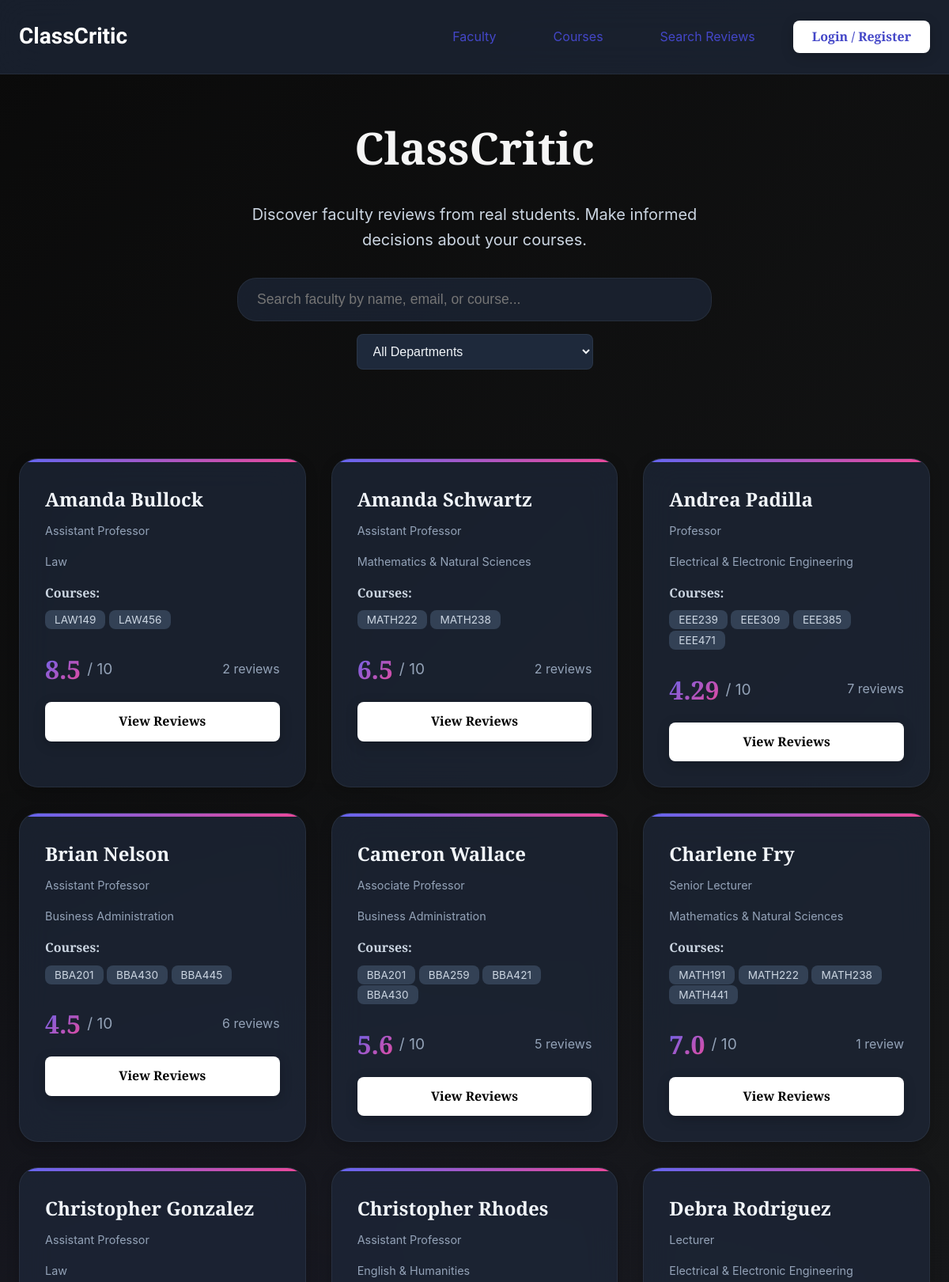
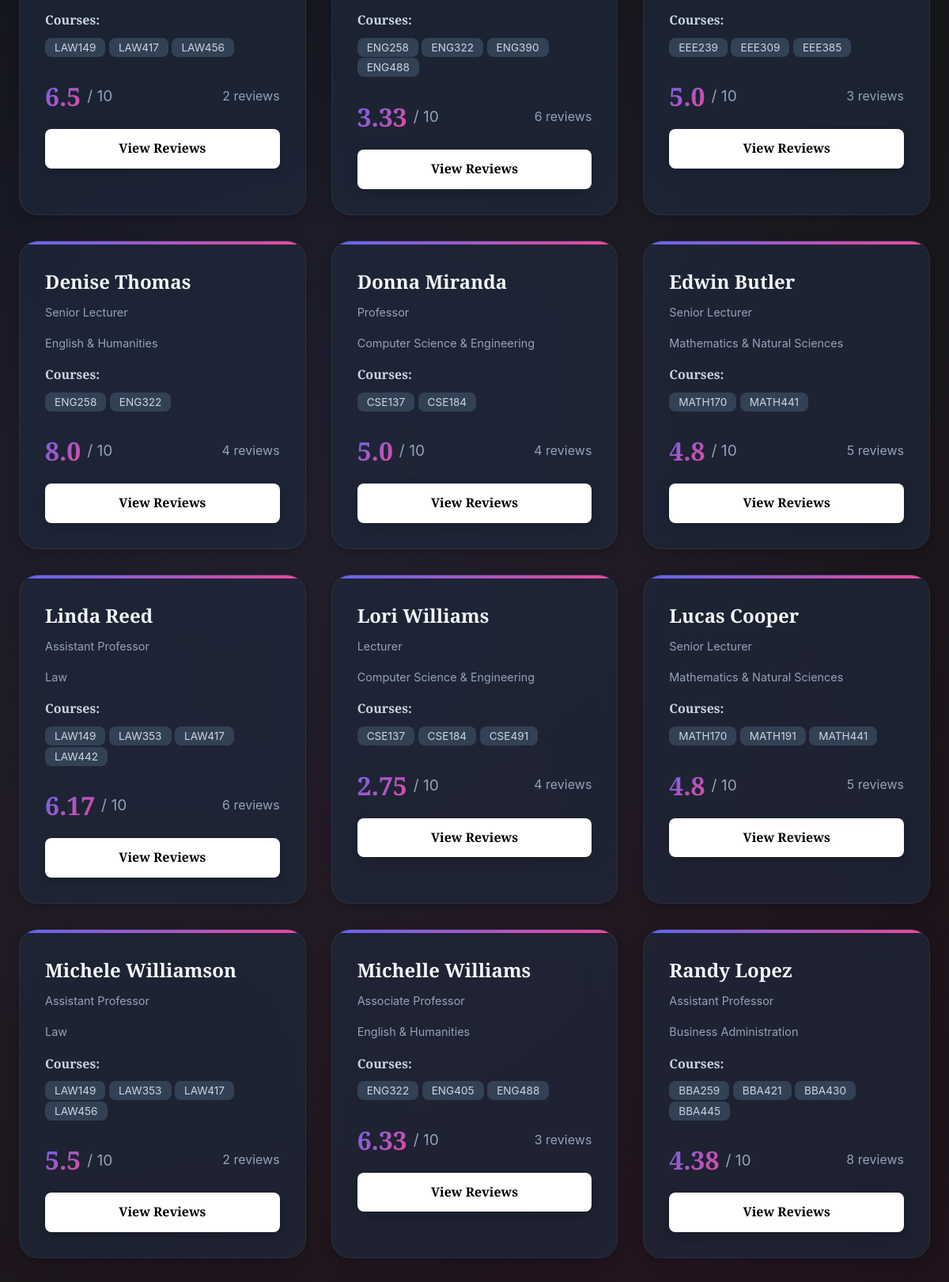
The page / (upper part) on the database its author committed (2 pictures, top to bottom).
### reviews/models.py (models this page shows, shortened)
class Faculty(models.Model):
    name = models.CharField(max_length=200)
    email = models.EmailField(unique=True)
    designation = models.CharField(max_length=100, blank=True, null=True)
    department = models.ForeignKey(
        Department,
        on_delete=models.CASCADE,
        related_name='faculty_members'
    )
    courses = models.ManyToManyField(Course, related_name='faculty_members', blank=True)
    class Meta:
        ordering = ['name']
        verbose_name_plural = 'Faculty'
    def average_rating(self):
        reviews = self.reviews.all()
        if reviews.exists():
            return round(sum(r.points for r in reviews) / reviews.count(), 2)
        return 0
    def total_reviews(self):
        return self.reviews.count()

class Department(models.Model):
    name = models.CharField(max_length=200, unique=True)
    class Meta:
        ordering = ['name']

class Course(models.Model):
    name = models.CharField(max_length=200)
    code = models.CharField(max_length=20, unique=True)
    department = models.ForeignKey(
        Department,
        on_delete=models.CASCADE,
        related_name='courses'
    )
    class Meta:
        ordering = ['code']

### reviews/views.py (the view, shortened to what this page needs)
# urls.py: 2. Add a URL to urlpatterns:  path('', views.home, name='home')
def home(request):
    search_query = request.GET.get('search', '')
    department_filter = request.GET.get('department', '')
    faculties = Faculty.objects.all()
    if department_filter:
        faculties = faculties.filter(department_id=department_filter)
    departments = Department.objects.all()
    faculty_list = []
    for faculty in faculties:
        faculty_list.append({
            'faculty': faculty,
            'avg_rating': faculty.average_rating(),
            'total_reviews': faculty.total_reviews()
        })
    context = {
        'faculty_list': faculty_list,
        'departments': departments,
        'search_query': search_query,
        'department_filter': department_filter,
    }
    return render(request, 'reviews/home.html', context)

### reviews/templates/reviews/home.html (shortened to what this page needs)
{% extends 'reviews/base.html' %}
{% block content %}
<div class="container">
    <div class="hero fade-in">
        <h1>ClassCritic</h1>
        <p>Discover faculty reviews from real students. Make informed decisions about your courses.</p>
        <div class="search-bar">
            <form method="GET" action="{% url 'home' %}" id="searchForm">
                <div style="display: flex; gap: 1rem; align-items: center; flex-wrap: wrap; justify-content: center;">
                    <input
                        type="text"
                        name="search"
                        class="search-input"
                        placeholder="Search faculty by name, email, or course..."
                        value="{{ search_query }}"
                        style="flex: 1; min-width: 300px;"
                    >
                    <select
                        name="department"
                        class="form-select"
                        onchange="this.form.submit()"
                        style="width: auto; min-width: 200px;"
                    >
                        <option value="">All Departments</option>
                    </select>
                </div>
            </form>
        </div>
    </div>
    <div class="faculty-grid">
        {% for item in faculty_list %}
        <div class="card faculty-card fade-in">
            <h3 class="faculty-name">{{ item.faculty.name }}</h3>
            <p class="faculty-designation">{{ item.faculty.designation|default:"Faculty Member" }}</p>
            <p style="color: var(--text-muted); font-size: 0.9rem;">
                {{ item.faculty.department.name }}
            </p>
            <div style="margin-top: 1rem;">
                <strong style="color: var(--text-secondary);">Courses:</strong>
                <div style="margin-top: 0.5rem;">
                    {% for course in item.faculty.courses.all %}
                    <span class="tag">{{ course.code }}</span>
                    {% empty %}
                    <span style="color: var(--text-muted); font-size: 0.85rem;">No courses assigned</span>
                    {% endfor %}
                </div>
            </div>
            <div class="rating">
                <span class="rating-value">{{ item.avg_rating }}</span>
                <span class="rating-max">/ 10</span>
                <span style="color: var(--text-muted); margin-left: auto;">
                    {{ item.total_reviews }} review{{ item.total_reviews|pluralize }}
                </span>
            </div>
            <a href="{% url 'faculty_detail' item.faculty.id %}" class="btn btn-primary" style="margin-top: 1rem; width: 100%; text-align: center;">
                View Reviews
            </a>
        </div>
        {% empty %}
        <div style="grid-column: 1 / -1; text-align: center; padding: 3rem;">
            <p style="color: var(--text-muted); font-size: 1.2rem;">
                No faculty members found. {% if search_query %}Try a different search.{% endif %}
            </p>
        </div>
        {% endfor %}
    </div>
</div>
{% endblock %}

### reviews/static/reviews/style.css (style rules this page uses)
:root { --primary: #6366f1; --primary-dark: #4f46e5; --secondary: #ec4899; --accent: #8b5cf6; --success: #10b981; --warning: #f59e0b; --danger: #ef4444; --bg-primary: #0f172a; --bg-secondary: #1e293b; --bg-tertiary: #334155; --text-primary: #f1f5f9; --text-secondary: #cbd5e1; --text-muted: #94a3b8; --glass-bg: rgba(30, 41, 59, 0.7); --glass-border: rgba(148, 163, 184, 0.1); --spacing-xs: 0.5rem; --spacing-sm: 1rem; --spacing-md: 1.5rem; --spacing-lg: 2rem; --spacing-xl: 3rem; --radius-sm: 0.5rem; --radius-md: 1rem; --radius-lg: 1.5rem; --shadow-sm: 0 2px 8px rgba(0, 0, 0, 0.1); --shadow-md: 0 4px 16px rgba(0, 0, 0, 0.2); --shadow-lg: 0 8px 32px rgba(0, 0, 0, 0.3); --shadow-glow: 0 0 20px rgba(99, 102, 241, 0.3); }
* { margin: 0; padding: 0; box-sizing: border-box; }
body { font-family: 'Zilla Slab', -apple-system, BlinkMacSystemFont, 'Segoe UI', sans-serif; background: linear-gradient(135deg, #0a0a0a 0%, #161718 50%, #08090a 100%); color: var(--text-primary); line-height: 1.6; min-height: 100vh; overflow-x: hidden; }
body::before { content: ''; position: fixed; top: 0; left: 0; width: 100%; height: 100%; background: radial-gradient(circle at 20% 50%, rgba(99, 102, 241, 0.1) 0%, transparent 50%), radial-gradient(circle at 80% 80%, rgba(236, 72, 153, 0.1) 0%, transparent 50%); pointer-events: none; z-index: -1; }
.container { max-width: 1200px; margin: 0 auto; padding: 0 var(--spacing-md); }
.btn { padding: 0.75rem 1.5rem; border-radius: var(--radius-sm); border: none; font-weight: 600; cursor: pointer; transition: all 0.3s ease; text-decoration: none; display: inline-block; }
.btn-primary { background: white; color: black; box-shadow: var(--shadow-md); }
.card { background: var(--glass-bg); backdrop-filter: blur(20px); border: 1px solid var(--glass-border); border-radius: var(--radius-lg); padding: var(--spacing-lg); box-shadow: var(--shadow-md); transition: all 0.3s ease; }
.faculty-grid { display: grid; grid-template-columns: repeat(auto-fill, minmax(300px, 1fr)); gap: var(--spacing-lg); margin-top: var(--spacing-lg); }
.faculty-card { position: relative; overflow: hidden; }
.faculty-card::before { content: ''; position: absolute; top: 0; left: 0; width: 100%; height: 4px; background: linear-gradient(90deg, var(--primary), var(--secondary)); }
.faculty-name { font-size: 1.5rem; font-weight: 700; margin-bottom: var(--spacing-xs); color: var(--text-primary); }
.faculty-designation { color: var(--text-muted); font-size: 0.9rem; margin-bottom: var(--spacing-sm); }
.rating { display: flex; align-items: center; gap: var(--spacing-xs); margin-top: var(--spacing-md); }
.rating-value { font-size: 2rem; font-weight: 700; background: linear-gradient(135deg, var(--primary), var(--secondary)); -webkit-background-clip: text; -webkit-text-fill-color: transparent; background-clip: text; }
.rating-max { color: var(--text-muted); font-size: 1.2rem; }
.form-input, .form-select, .form-textarea { width: 100%; padding: 0.75rem 1rem; background: var(--bg-secondary); border: 1px solid var(--glass-border); border-radius: var(--radius-sm); color: var(--text-primary); font-size: 1rem; transition: all 0.3s ease; }
.tag { padding: 0.25rem 0.75rem; background: var(--bg-tertiary); border-radius: var(--radius-sm); font-size: 0.85rem; color: var(--text-secondary); }
.hero { text-align: center; padding: var(--spacing-xl) 0; }
.hero h1 { font-size: 3.5rem; font-weight: 800; background: whitesmoke; -webkit-background-clip: text; -webkit-text-fill-color: transparent; background-clip: text; margin-bottom: var(--spacing-md); }
.hero p { font-size: 1.25rem; color: var(--text-secondary); max-width: 600px; margin: 0 auto var(--spacing-lg); }
.search-bar { max-width: 600px; margin: var(--spacing-lg) auto; position: relative; }
.search-input { width: 100%; padding: 1rem 1.5rem; background: var(--glass-bg); backdrop-filter: blur(20px); border: 1px solid var(--glass-border); border-radius: var(--radius-lg); color: var(--text-primary); font-size: 1.1rem; }
.fade-in { animation: fadeIn 0.6s ease-out; }

### rows shown on the page
Faculty: faculty.name "Amanda Bullock", faculty.designation "Assistant Professor", faculty.department.name "Law", avg_rating "8.5", total_reviews "2"
Course: code "LAW149"
Course: code "LAW456"
Faculty: faculty.name "Amanda Schwartz", faculty.designation "Assistant Professor", faculty.department.name "Mathematics & Natural Sciences", avg_rating "6.5", total_reviews "2"
Course: code "MATH222"
Course: code "MATH238"
Faculty: faculty.name "Andrea Padilla", faculty.designation "Professor", faculty.department.name "Electrical & Electronic Engineering", avg_rating "4.29", total_reviews "7"
Course: code "EEE239"
Course: code "EEE309"
Course: code "EEE385"
Course: code "EEE471"
Faculty: faculty.name "Brian Nelson", faculty.designation "Assistant Professor", faculty.department.name "Business Administration", avg_rating "4.5", total_reviews "6"
Course: code "BBA201"
Course: code "BBA430"
Course: code "BBA445"
Faculty: faculty.name "Cameron Wallace", faculty.designation "Associate Professor", faculty.department.name "Business Administration", avg_rating "5.6", total_reviews "5"
Course: code "BBA259"
Course: code "BBA421"
Faculty: faculty.name "Charlene Fry", faculty.designation "Senior Lecturer", faculty.department.name "Mathematics & Natural Sciences", avg_rating "7.0", total_reviews "1"
Course: code "MATH191"
Course: code "MATH441"
Faculty: faculty.name "Christopher Gonzalez", faculty.designation "Assistant Professor", faculty.department.name "Law", avg_rating "6.5", total_reviews "2"
Course: code "LAW417"
Faculty: faculty.name "Christopher Rhodes", faculty.designation "Assistant Professor", faculty.department.name "English & Humanities", avg_rating "3.33", total_reviews "6"
Course: code "ENG258"
Course: code "ENG322"
Course: code "ENG390"
Course: code "ENG488"
Faculty: faculty.name "Debra Rodriguez", faculty.designation "Lecturer", faculty.department.name "Electrical & Electronic Engineering", avg_rating "5.0", total_reviews "3"
Faculty: faculty.name "Denise Thomas", faculty.designation "Senior Lecturer", faculty.department.name "English & Humanities", avg_rating "8.0", total_reviews "4"
Faculty: faculty.name "Donna Miranda", faculty.designation "Professor", faculty.department.name "Computer Science & Engineering", avg_rating "5.0", total_reviews "4"
Course: code "CSE137"
Course: code "CSE184"
Faculty: faculty.name "Edwin Butler", faculty.designation "Senior Lecturer", faculty.department.name "Mathematics & Natural Sciences", avg_rating "4.8", total_reviews "5"
Course: code "MATH170"
Faculty: faculty.name "Linda Reed", faculty.designation "Assistant Professor", faculty.department.name "Law", avg_rating "6.17", total_reviews "6"
Course: code "LAW353"
Course: code "LAW442"
Faculty: faculty.name "Lori Williams", faculty.designation "Lecturer", faculty.department.name "Computer Science & Engineering", avg_rating "2.75", total_reviews "4"
Course: code "CSE491"
Faculty: faculty.name "Lucas Cooper", faculty.designation "Senior Lecturer", faculty.department.name "Mathematics & Natural Sciences", avg_rating "4.8", total_reviews "5"
Faculty: faculty.name "Michele Williamson", faculty.designation "Assistant Professor", faculty.department.name "Law", avg_rating "5.5", total_reviews "2"
Faculty: faculty.name "Michelle Williams", faculty.designation "Associate Professor", faculty.department.name "English & Humanities", avg_rating "6.33", total_reviews "3"
Course: code "ENG405"
Faculty: faculty.name "Randy Lopez", faculty.designation "Assistant Professor", faculty.department.name "Business Administration", avg_rating "4.38", total_reviews "8"
